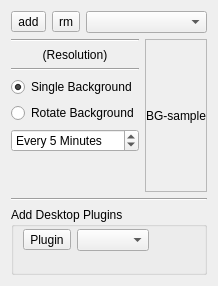
      <widget class="QWidget" name="page_desktop">
       <layout class="QVBoxLayout" name="verticalLayout_3">
        <item>
         <layout class="QHBoxLayout" name="horizontalLayout_4">
          <item>
           <widget class="QToolButton" name="tool_desk_addbg">
            <property name="text">
             <string notr="true">add</string>
            </property>
           </widget>
          </item>
          <item>
           <widget class="QToolButton" name="tool_desk_rmbg">
            <property name="text">
             <string notr="true">rm</string>
            </property>
           </widget>
          </item>
          <item>
           <widget class="QComboBox" name="combo_desk_bg"/>
          </item>
         </layout>
        </item>
        <item>
         <layout class="QHBoxLayout" name="horizontalLayout_5">
          <item>
           <layout class="QVBoxLayout" name="verticalLayout_2">
            <item>
             <widget class="Line" name="line_4">
              <property name="orientation">
               <enum>Qt::Horizontal</enum>
              </property>
             </widget>
            </item>
            <item>
             <widget class="QLabel" name="label_desk_res">
              <property name="text">
               <string notr="true">(Resolution)</string>
              </property>
              <property name="alignment">
               <set>Qt::AlignCenter</set>
              </property>
              <property name="wordWrap">
               <bool>false</bool>
              </property>
             </widget>
            </item>
            <item>
             <widget class="Line" name="line_2">
              <property name="orientation">
               <enum>Qt::Horizontal</enum>
              </property>
             </widget>
            </item>
            <item>
             <widget class="QRadioButton" name="radio_desk_single">
              <property name="text">
               <string>Single Background</string>
              </property>
              <property name="checked">
               <bool>true</bool>
              </property>
             </widget>
            </item>
            <item>
             <widget class="QRadioButton" name="radio_desk_multi">
              <property name="text">
               <string>Rotate Background</string>
              </property>
             </widget>
            </item>
            <item>
             <widget class="QSpinBox" name="spin_desk_min">
              <property name="suffix">
               <string> Minutes</string>
              </property>
              <property name="prefix">
               <string>Every </string>
              </property>
              <property name="minimum">
               <number>1</number>
              </property>
              <property name="maximum">
               <number>120</number>
              </property>
              <property name="value">
               <number>5</number>
              </property>
             </widget>
            </item>
            <item>
             <spacer name="verticalSpacer">
              <property name="orientation">
               <enum>Qt::Vertical</enum>
              </property>
              <property name="sizeHint" stdset="0">
               <size>
                <width>20</width>
                <height>40</height>
               </size>
              </property>
             </spacer>
            </item>
           </layout>
          </item>
          <item>
           <widget class="QLabel" name="label_desk_bgview">
            <property name="sizePolicy">
             <sizepolicy hsizetype="Expanding" vsizetype="Expanding">
              <horstretch>0</horstretch>
              <verstretch>0</verstretch>
             </sizepolicy>
            </property>
            <property name="frameShape">
             <enum>QFrame::StyledPanel</enum>
            </property>
            <property name="text">
             <string notr="true">BG-sample</string>
            </property>
            <property name="scaledContents">
             <bool>false</bool>
            </property>
            <property name="alignment">
             <set>Qt::AlignCenter</set>
            </property>
           </widget>
          </item>
         </layout>
        </item>
        <item>
         <widget class="Line" name="line">
          <property name="orientation">
           <enum>Qt::Horizontal</enum>
          </property>
         </widget>
        </item>
        <item>
         <widget class="QGroupBox" name="groupBox">
          <property name="title">
           <string>Add Desktop Plugins</string>
          </property>
          <layout class="QVBoxLayout" name="verticalLayout_6">
           <property name="topMargin">
            <number>2</number>
           </property>
           <property name="bottomMargin">
            <number>1</number>
           </property>
           <item>
            <layout class="QHBoxLayout" name="horizontalLayout_3">
             <item>
              <widget class="QToolButton" name="tool_desk_addplug">
               <property name="toolTip">
                <string>Add the selected plugin to the desktop</string>
               </property>
               <property name="text">
                <string>Plugin</string>
               </property>
               <property name="toolButtonStyle">
                <enum>Qt::ToolButtonTextBesideIcon</enum>
               </property>
              </widget>
             </item>
             <item>
              <widget class="QComboBox" name="combo_desk_plugs">
               <property name="sizeAdjustPolicy">
                <enum>QComboBox::AdjustToContents</enum>
               </property>
              </widget>
             </item>
             <item>
              <spacer name="horizontalSpacer_15">
               <property name="orientation">
                <enum>Qt::Horizontal</enum>
               </property>
               <property name="sizeHint" stdset="0">
                <size>
                 <width>40</width>
                 <height>20</height>
                </size>
               </property>
              </spacer>
             </item>
            </layout>
           </item>
           <item>
            <widget class="QLabel" name="label_desk_pluginfo">
             <property name="text">
              <string notr="true"/>
             </property>
             <property name="wordWrap">
              <bool>true</bool>
             </property>
            </widget>
           </item>
          </layout>
         </widget>
        </item>
       </layout>
      </widget>
